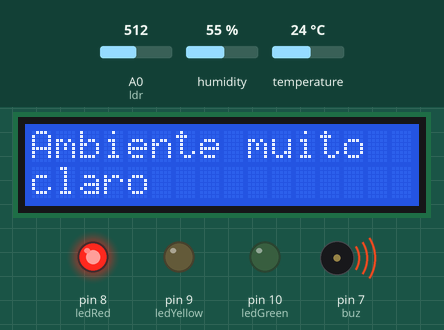
This sketch was run on a simulated Arduino Uno, built with avr-gcc and run on an emulated ATmega328P. Shown: 16×2 character LCD, output pins drawn as LEDs (lit = HIGH), buzzer (waves = sounding). Inputs (shaded band) come from the test bench; at power-on: temperature 24 °C, A0 (ldr) = 512, humidity 55 %. What the sketch prints to the serial monitor is not drawn.

Above: at 2.3 s.
2.4 s: temperature set to 28 °C
At 9.3 s:
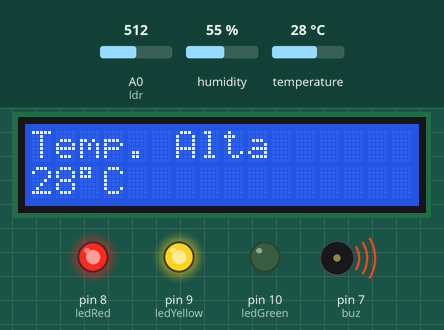
9.6 s: A0 (ldr) set to 122
At 12.9 s:
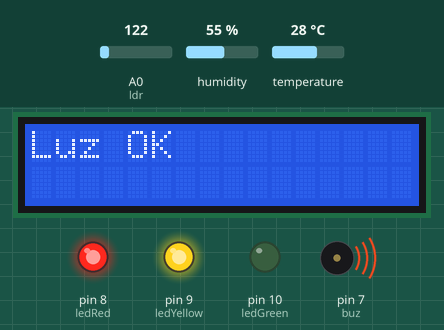
16.7 s: humidity set to 61 %
At 20.6 s:
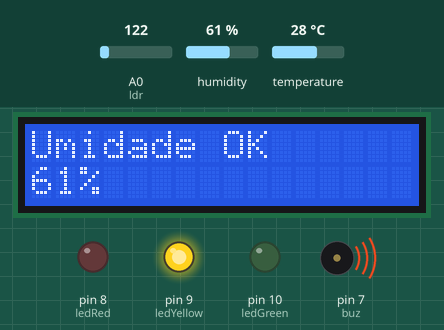
23.9 s: humidity set to 68 %
At 26.7 s:
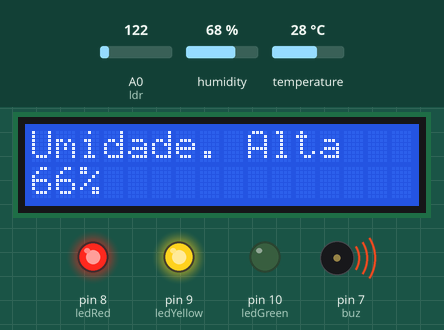
31.1 s: A0 (ldr) set to 186
38.3 s: A0 (ldr) set to 209
At 42.8 s:
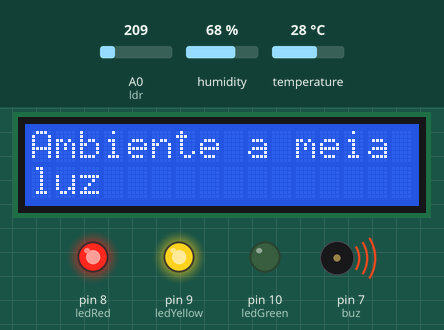
Timing chart, 0 to 44.3 s (numbered marks = the images above; inputs shaded):
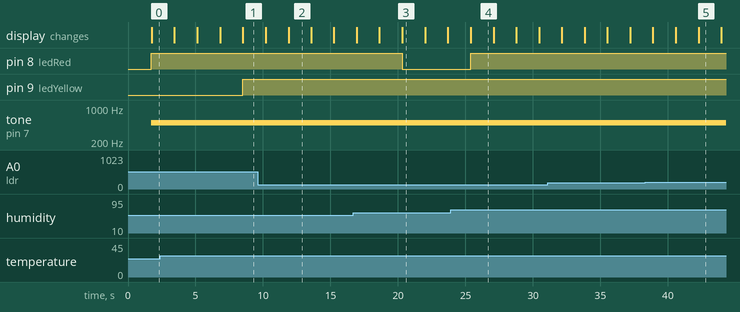

The sketch:

CP-02.ino
```cpp
#include <LiquidCrystal.h>
#include "DHT.h"
#define ledGreen 10
#define ledYellow 9
#define ledRed 8
#define buz 7
#define ldr A0


int ldrAlerta = 200; // Indice que define quando entra no nivel de alerta
int ldrProblema = 300; // indice que define quando entra no nivel de problema

int tempMin = 10; // valor minimo do padrao de temperatura do sistema
int tempMax = 27;// valor maximo do padrao de temperatura do sistema

int umidadeMin = 60.0;// valor minimo do padrao de umidade do sistema
int umidadeMax = 62.0;// valor maximo do padrao de umidade do sistema

bool ldrProblemMed = false; // variavel para saber o status do ldr
bool ldrProblemMax = false; // variavel para saber o status do ldr
bool tempProblem = false; // variavel para saber o status do tmp
bool umidadeProblem = false; // variavel para saber o status do sensor de temperatura

int umidade = 0; // variavel para armazenar o valor do sensor de umidade
int temp = 0; // variavel para armazenar o valor do sensor de temperatura
int valueLDR = 0; // variavel para armazenar o valor do sensor de luz

LiquidCrystal lcd_1(12, 11, 5, 4, 3, 2); //Iniciando o LCD
DHT dht (13,DHT11);

void setup()
{
  pinMode(ledGreen, OUTPUT);
  pinMode(ledYellow, OUTPUT);
  pinMode(ledRed, OUTPUT);
  pinMode(buz, OUTPUT);
  lcd_1.begin(16, 2); // Set up the number of columns and rows on the LCD.
  Serial.begin(9600); // Iniciando o Monitor Serial
  dht.begin();
  pinMode(ldr, INPUT);// LDR
  digitalWrite(ledGreen, LOW);
  digitalWrite(ledYellow, LOW);
  digitalWrite(ledRed, LOW);
}

void loop()
{
  //Reiniciando variaiveis
    valueLDR = 0;
    temp = 0;
    umidade = 0;
  // =========== LUZ =============
  //Lendo Luz
    for(int i = 0; i < 5; i++)
    {
      valueLDR += analogRead(ldr); // Armazenando o valor do LDR
      delay(333);
    }
    valueLDR = valueLDR / 5; //Pegando Media de Luz
    //Imprimindo o valor do LDR no serial monitor
    Serial.print("LDR: ");
    Serial.println(valueLDR);

  //Validação
    LimparLCD();
    // Esta dentro dos padroes
    if(valueLDR < ldrAlerta)
    {
      ldrProblemMed = false;
    ldrProblemMax = false;
      problemLevel();//Verificando o status do Sistema
      lcd_1.setCursor(0, 0);
      lcd_1.print("Luz OK");
    }

    //Esta em nivel de alerta
    else if(valueLDR >= ldrAlerta && valueLDR < ldrProblema)
    {
      ldrProblemMed = true;
    ldrProblemMax = false;
      problemLevel();//Verificando o status do Sistema
      lcd_1.setCursor(0, 0);
      lcd_1.print("Ambiente a meia");
      lcd_1.setCursor(0, 1);
      lcd_1.print("luz");
    }

    //Esta em nivel de problema
    else
    {
      ldrProblemMed = false;
    ldrProblemMax = true;
      problemLevel();//Verificando o status do Sistema
      lcd_1.setCursor(0, 0);
      lcd_1.print("Ambiente muito");
      lcd_1.setCursor(0, 1);
      lcd_1.print("claro");
    }

  // =========== TEMPERATURA ===============
  //Lendo Temperatura
    for(int i = 0; i < 5; i++)
    {
      temp += dht.readTemperature();
      delay(333);
    }
    temp = temp / 5; // Pegando a media das medidas obtidas do sensor de temperatura
    //Imprimindo o valor do TMP no serial monitor
    Serial.print("Temperatura: ");
    Serial.print(temp); Serial.println(" C"); //Mostra no Monitor Serial a temperatura em ºC + unidade
    Serial.print("Temperatura2: ");
    Serial.print(dht.readTemperature()); Serial.println(" C"); //Mostra no Monitor Serial a temperatura em ºC + unidade

    //Validação
    LimparLCD();
    // Esta dentro dos padroes
    if(temp > tempMin && temp < tempMax)
    {
      tempProblem = false;
      problemLevel();//Verificando o status do Sistema
      lcd_1.setCursor(0, 0);
      lcd_1.print("Temperatura OK");
      lcd_1.setCursor(0, 1);
      lcd_1.print(temp);
      lcd_1.setCursor(2, 1);
      lcd_1.write((char)223);
      lcd_1.print("C  ");
    }

    //Temperatura abaixo dos padrões
    else if(temp < tempMin)
    {
      tempProblem = true;
      problemLevel();//Verificando o status do Sistema
      lcd_1.setCursor(0, 0);
      lcd_1.print("Temp. Baixa");
      lcd_1.setCursor(0, 1);
      lcd_1.print(temp);
      lcd_1.setCursor(2, 1);
      lcd_1.write((char)223);
      lcd_1.print("C  ");
    }

    //Temperatura acima dos padrões
    else
    {
      tempProblem = true;
      problemLevel();//Verificando o status do Sistema
      lcd_1.setCursor(0, 0);
      lcd_1.print("Temp. Alta");
      lcd_1.setCursor(0, 1);
      lcd_1.print(temp);
      lcd_1.write((char)223);
      lcd_1.print("C  ");
    }

  //=========== UMIDADE =============
  //Lendo Umidade
    for(int i = 0; i < 5; i++)
    {
      umidade += dht.readHumidity();
      delay(333);
    }
    umidade = umidade / 5; //Pegando a media dos valores obtidos do sensor de umidade

    //Imprimindo o valor do sensor de umidade no serial monitor
    Serial.print("Umidade: ");
    Serial.print(umidade);
    Serial.println("%  ");
    Serial.print("Umidade2: ");
    Serial.print(dht.readHumidity());
    Serial.println("%  ");
    //Validação
    LimparLCD();
    // Esta dentro dos padroes
    if(umidade > umidadeMin  && umidade < umidadeMax)
    {
      umidadeProblem = false;
      problemLevel();//Verificando o status do Sistema
      lcd_1.setCursor(0, 0);
      lcd_1.print("Umidade OK");
      lcd_1.setCursor(0, 1);
      lcd_1.print(umidade);
      //lcd_1.setCursor(2, 1);
      lcd_1.print("%    ");
    }

    //Umidade abaixo dos padrões
    else if(umidade < umidadeMin)
    {
      umidadeProblem = true;
      problemLevel();//Verificando o status do Sistema
      lcd_1.setCursor(0, 0);
      lcd_1.print("Umidade. Baixa");
      lcd_1.setCursor(0, 1);
      lcd_1.print(umidade);
      /*
      if(umidade < 9.99)
      {
        lcd_1.setCursor(1, 1);
      }
      else
      {
        lcd_1.setCursor(2, 1);
      }
      */
      lcd_1.print("%   ");
    }

    //Umidade acima dos padrões
    else
    {
      umidadeProblem = true;
      problemLevel();//Verificando o status do Sistema
      lcd_1.setCursor(0, 0);
      lcd_1.print("Umidade. Alta");
      lcd_1.setCursor(0, 1);
      lcd_1.print(umidade);
      //lcd_1.setCursor(2, 1);
      lcd_1.print("%   ");
    }
}


// =======METODO LED============
void problemLevel()
{

  if(ldrProblemMed) // Ambiente em meia luz
  {
    digitalWrite(ledGreen, LOW); // Apaga o LED Verde
    digitalWrite(ledYellow, HIGH); // Acende o LED Amarelo
  }

  if(ldrProblemMax) // Ambiente claro
  {
    digitalWrite(ledGreen, LOW); // Apaga o LED Verde
    digitalWrite(ledRed, HIGH); // Acende o LED Vermelho
    tone(buz, 500);
  }


  if(tempProblem) // Temperatura fora do padrão estabelecido
  {
    digitalWrite(ledGreen, LOW); // Apaga o LED Verde
    digitalWrite(ledYellow, HIGH); // Acende o LED Amarelo
    tone(buz, 500);
  }

  if(umidadeProblem)// Umidade fora do padrão estabelecido
  {
    digitalWrite(ledGreen, LOW); // Apaga o LED Verde
    digitalWrite(ledRed, HIGH); // Acende o LED Vermelho
    tone(buz, 500);
  }

  if(!ldrProblemMed && !tempProblem) // Reset do led Amarelo
  {
    digitalWrite(ledYellow, LOW); // Apaga o LED Amarelo
  }

  if(!ldrProblemMax && !umidadeProblem)// Reset do led Vermelho
  {
    digitalWrite(ledRed, LOW); // Apaga o LED Vermelho
  }

  if(!tempProblem && !umidadeProblem && !ldrProblemMax) // Reset do Buzina
  {
    noTone(buz); // Desligar Buzina
  }

  if(!umidadeProblem && !tempProblem && !ldrProblemMed && !ldrProblemMax) // Sistema sem problemas
  {
    digitalWrite(ledGreen, HIGH); // Acende o LED Verde
  }

}

void LimparLCD() // Metodos usado para limpar a escrita do LCD para escrever um novo conteudo
{
  //Imprimindo no LCD
    lcd_1.setCursor(0, 0);
    lcd_1.print("                ");
    lcd_1.setCursor(0, 1);
    lcd_1.print("                ");
}
```

Measured:
- the behaviour switches between 26 and 27 °C on temperature (found by bisection; images 0 and 1)
- the behaviour switches between 199 and 200 on A0 (ldr) (found by bisection; images 4 and 5)
- after the input at 2.4 s, pin 9 (ledYellow): LOW → HIGH after 6.1 s; the display: first differs from a run without the input after 6.1 s (image 1)
- after the input at 9.6 s, the display: first differs from a run without the input after 2.3 s (image 2)
- after the input at 16.7 s, pin 8 (ledRed): HIGH → LOW after 3.6 s; the display: first differs from a run without the input after 3.6 s (image 3)
- after the input at 23.9 s, pin 8 (ledRed): LOW → HIGH after 1.5 s; the display: changes after 1.5 s (image 4)
- after the input at 38.3 s, the display: first differs from a run without the input after 4.0 s (image 5)
